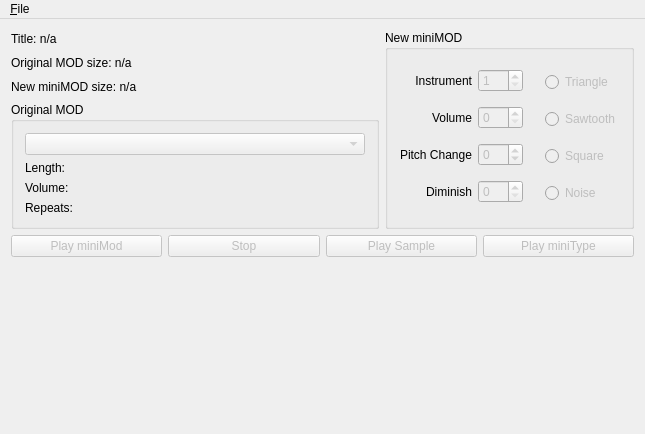
<?xml version="1.0" encoding="UTF-8"?>
<ui version="4.0">
 <class>modConvert</class>
 <widget class="QMainWindow" name="modConvert">
  <property name="geometry">
   <rect>
    <x>0</x>
    <y>0</y>
    <width>645</width>
    <height>434</height>
   </rect>
  </property>
  <property name="windowTitle">
   <string>MiniMOD Converter</string>
  </property>
  <widget class="QWidget" name="centralWidget">
   <layout class="QVBoxLayout" name="verticalLayout_4" stretch="5,0,4">
    <item>
     <layout class="QHBoxLayout" name="horizontalLayout_3" stretch="1,0">
      <item>
       <layout class="QVBoxLayout" name="verticalLayout_3">
        <item>
         <widget class="QLabel" name="titleLabel">
          <property name="maximumSize">
           <size>
            <width>180</width>
            <height>20</height>
           </size>
          </property>
          <property name="text">
           <string>Title: n/a</string>
          </property>
          <property name="alignment">
           <set>Qt::AlignLeading|Qt::AlignLeft|Qt::AlignVCenter</set>
          </property>
         </widget>
        </item>
        <item>
         <widget class="QLabel" name="origSizeLabel">
          <property name="maximumSize">
           <size>
            <width>180</width>
            <height>20</height>
           </size>
          </property>
          <property name="text">
           <string>Original MOD size: n/a</string>
          </property>
          <property name="alignment">
           <set>Qt::AlignLeading|Qt::AlignLeft|Qt::AlignVCenter</set>
          </property>
         </widget>
        </item>
        <item>
         <widget class="QLabel" name="miniSizeLabel">
          <property name="maximumSize">
           <size>
            <width>180</width>
            <height>20</height>
           </size>
          </property>
          <property name="text">
           <string>New miniMOD size: n/a</string>
          </property>
          <property name="alignment">
           <set>Qt::AlignLeading|Qt::AlignLeft|Qt::AlignVCenter</set>
          </property>
         </widget>
        </item>
        <item>
         <widget class="QGroupBox" name="groupBox">
          <property name="title">
           <string>Original MOD</string>
          </property>
          <layout class="QVBoxLayout" name="verticalLayout">
           <item>
            <widget class="QComboBox" name="sampleSelect">
             <property name="enabled">
              <bool>false</bool>
             </property>
             <property name="editable">
              <bool>false</bool>
             </property>
             <property name="currentIndex">
              <number>-1</number>
             </property>
            </widget>
           </item>
           <item>
            <widget class="QLabel" name="sampleLenLabel">
             <property name="maximumSize">
              <size>
               <width>180</width>
               <height>20</height>
              </size>
             </property>
             <property name="text">
              <string>Length:</string>
             </property>
             <property name="alignment">
              <set>Qt::AlignLeading|Qt::AlignLeft|Qt::AlignVCenter</set>
             </property>
            </widget>
           </item>
           <item>
            <widget class="QLabel" name="sampleVolLabel">
             <property name="maximumSize">
              <size>
               <width>180</width>
               <height>20</height>
              </size>
             </property>
             <property name="text">
              <string>Volume:</string>
             </property>
             <property name="alignment">
              <set>Qt::AlignLeading|Qt::AlignLeft|Qt::AlignVCenter</set>
             </property>
            </widget>
           </item>
           <item>
            <widget class="QLabel" name="sampleFineLabel">
             <property name="maximumSize">
              <size>
               <width>180</width>
               <height>20</height>
              </size>
             </property>
             <property name="text">
              <string>Repeats:</string>
             </property>
             <property name="alignment">
              <set>Qt::AlignLeading|Qt::AlignLeft|Qt::AlignVCenter</set>
             </property>
            </widget>
           </item>
          </layout>
         </widget>
        </item>
       </layout>
      </item>
      <item>
       <widget class="QGroupBox" name="groupBox_2">
        <property name="maximumSize">
         <size>
          <width>16777215</width>
          <height>200</height>
         </size>
        </property>
        <property name="title">
         <string>New miniMOD</string>
        </property>
        <layout class="QHBoxLayout" name="horizontalLayout" stretch="15,2,2">
         <item>
          <layout class="QGridLayout" name="gridLayout" columnstretch="5,3" columnminimumwidth="5,3">
           <item row="0" column="0">
            <widget class="QLabel" name="label">
             <property name="text">
              <string>Instrument</string>
             </property>
             <property name="alignment">
              <set>Qt::AlignRight|Qt::AlignTrailing|Qt::AlignVCenter</set>
             </property>
            </widget>
           </item>
           <item row="0" column="1">
            <widget class="QSpinBox" name="newTypeBox">
             <property name="enabled">
              <bool>false</bool>
             </property>
             <property name="minimum">
              <number>1</number>
             </property>
             <property name="maximum">
              <number>15</number>
             </property>
            </widget>
           </item>
           <item row="1" column="0">
            <widget class="QLabel" name="label_2">
             <property name="text">
              <string>Volume</string>
             </property>
             <property name="alignment">
              <set>Qt::AlignRight|Qt::AlignTrailing|Qt::AlignVCenter</set>
             </property>
            </widget>
           </item>
           <item row="1" column="1">
            <widget class="QSpinBox" name="volumeBox">
             <property name="enabled">
              <bool>false</bool>
             </property>
             <property name="minimum">
              <number>0</number>
             </property>
             <property name="maximum">
              <number>64</number>
             </property>
            </widget>
           </item>
           <item row="2" column="0">
            <widget class="QLabel" name="label_3">
             <property name="text">
              <string>Pitch Change</string>
             </property>
             <property name="alignment">
              <set>Qt::AlignRight|Qt::AlignTrailing|Qt::AlignVCenter</set>
             </property>
            </widget>
           </item>
           <item row="3" column="0">
            <widget class="QLabel" name="label_4">
             <property name="text">
              <string>Diminish</string>
             </property>
             <property name="alignment">
              <set>Qt::AlignRight|Qt::AlignTrailing|Qt::AlignVCenter</set>
             </property>
            </widget>
           </item>
           <item row="3" column="1">
            <widget class="QSpinBox" name="diminishBox">
             <property name="enabled">
              <bool>false</bool>
             </property>
             <property name="maximum">
              <number>64</number>
             </property>
            </widget>
           </item>
           <item row="2" column="1">
            <widget class="QSpinBox" name="offsetBox">
             <property name="enabled">
              <bool>false</bool>
             </property>
             <property name="minimum">
              <number>-50</number>
             </property>
             <property name="maximum">
              <number>50</number>
             </property>
            </widget>
           </item>
          </layout>
         </item>
         <item>
          <spacer name="horizontalSpacer">
           <property name="orientation">
            <enum>Qt::Horizontal</enum>
           </property>
           <property name="sizeHint" stdset="0">
            <size>
             <width>17</width>
             <height>20</height>
            </size>
           </property>
          </spacer>
         </item>
         <item>
          <layout class="QVBoxLayout" name="verticalLayout_2">
           <item>
            <widget class="QRadioButton" name="triButton">
             <property name="enabled">
              <bool>false</bool>
             </property>
             <property name="text">
              <string>Triangle</string>
             </property>
            </widget>
           </item>
           <item>
            <widget class="QRadioButton" name="sawButton">
             <property name="enabled">
              <bool>false</bool>
             </property>
             <property name="text">
              <string>Sawtooth</string>
             </property>
            </widget>
           </item>
           <item>
            <widget class="QRadioButton" name="squareButton">
             <property name="enabled">
              <bool>false</bool>
             </property>
             <property name="text">
              <string>Square</string>
             </property>
            </widget>
           </item>
           <item>
            <widget class="QRadioButton" name="noiseButton">
             <property name="enabled">
              <bool>false</bool>
             </property>
             <property name="text">
              <string>Noise</string>
             </property>
            </widget>
           </item>
          </layout>
         </item>
        </layout>
       </widget>
      </item>
     </layout>
    </item>
    <item>
     <layout class="QHBoxLayout" name="horizontalLayout_2">
      <item>
       <widget class="QPushButton" name="songPlayButton">
        <property name="enabled">
         <bool>false</bool>
        </property>
        <property name="text">
         <string>Play miniMod</string>
        </property>
       </widget>
      </item>
      <item>
       <widget class="QPushButton" name="stopSongButton">
        <property name="enabled">
         <bool>false</bool>
        </property>
        <property name="text">
         <string>Stop</string>
        </property>
       </widget>
      </item>
      <item>
       <widget class="QPushButton" name="origPlayButton">
        <property name="enabled">
         <bool>false</bool>
        </property>
        <property name="text">
         <string>Play Sample</string>
        </property>
       </widget>
      </item>
      <item>
       <widget class="QPushButton" name="miniPlayButton">
        <property name="enabled">
         <bool>false</bool>
        </property>
        <property name="text">
         <string>Play miniType</string>
        </property>
       </widget>
      </item>
     </layout>
    </item>
    <item>
     <widget class="lineGraph" name="graph" native="true"/>
    </item>
   </layout>
  </widget>
  <widget class="QMenuBar" name="menuBar">
   <property name="geometry">
    <rect>
     <x>0</x>
     <y>0</y>
     <width>645</width>
     <height>21</height>
    </rect>
   </property>
   <widget class="QMenu" name="menuFile">
    <property name="title">
     <string>&amp;File</string>
    </property>
    <addaction name="actionOpen"/>
    <addaction name="actionSave"/>
   </widget>
   <addaction name="menuFile"/>
  </widget>
  <action name="actionE_xit">
   <property name="text">
    <string>E&amp;xit</string>
   </property>
  </action>
  <action name="actionOpen">
   <property name="text">
    <string>&amp;Open .mod</string>
   </property>
   <property name="iconText">
    <string>Open .mod</string>
   </property>
   <property name="toolTip">
    <string>Open .mod</string>
   </property>
   <property name="shortcut">
    <string>Ctrl+O</string>
   </property>
  </action>
  <action name="actionSave">
   <property name="text">
    <string>&amp;Save  .c</string>
   </property>
   <property name="shortcut">
    <string>Ctrl+S</string>
   </property>
  </action>
 </widget>
 <layoutdefault spacing="6" margin="11"/>
 <customwidgets>
  <customwidget>
   <class>lineGraph</class>
   <extends>QWidget</extends>
   <header location="global">linegraph.h</header>
   <container>1</container>
  </customwidget>
 </customwidgets>
 <resources/>
 <connections/>
</ui>
